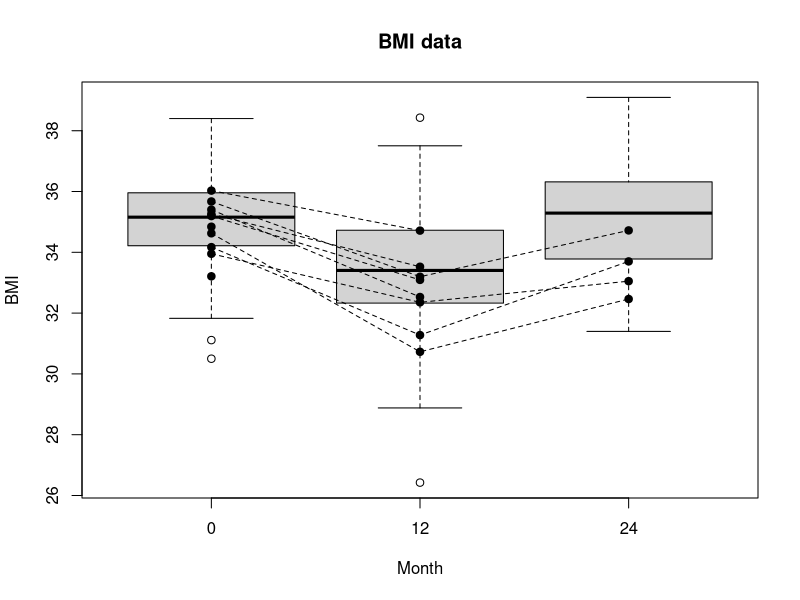

Write R code to recreate this figure.
#' Code from Sergey for generating BMI reduction data
#' This code can be updated to generate internal/external data in a similar manner
library(MASS)

n <- 200
set.seed(1234)
R <- rbinom(n,size = 1, prob=0.5)
eff1 <- -1.5   ## BMI reduction at an early  time point (the intervention effect)
eff2 <- -0.75 ## BMI reduction at the primary endpoint (the intervention effect)
red1 <- -1   ## BMI reduction at an early time point
red2 <- 0   ## BMI reduction at the primary endpoint
lost1 <- 0.2## probability of dropping prior to the early BMI assessment
lost2 <- 0.4 ## probability of dropping prior to the primary BMI assessment
baselineBMI <- 35

MU <- data.frame(BMI1=baselineBMI, 
                 BMI2=baselineBMI+red1 + R*eff1, 
                 BMI3=baselineBMI+red2 + R*eff2)
CORR  <- diag(rep(3,1))
CORR[CORR==0] <- 0.9
SDs <- sqrt(c(2,3,4))
SIGMA <- diag(SDs) %*% CORR %*% diag(SDs) 
BMI <- MASS::mvrnorm(n,mu=c(0,0,0),Sigma = SIGMA) + MU
BMI$R <- R
BMI[runif(n) < lost1, c("BMI2","BMI3")] <- NA
BMI[runif(n) < lost2, c("BMI3")] <- NA
colMeans(!is.na(BMI))

### plotting BMI data
boxplot(c(BMI$BMI1,BMI$BMI2,BMI$BMI3)~
          c(rep(0,n),rep(12,n),rep(24,n)),
        xlab="Month", ylab="BMI", main = "BMI data")
for(i in 1:10) {
  tmp <- BMI[i,]
  points(c(rep(1,1),rep(2,1),rep(3,1)),
         c(tmp$BMI1,tmp$BMI2,tmp$BMI3),pch=19)
  lines(c(rep(1,1),rep(2,1),rep(3,1)),
        c(tmp$BMI1,tmp$BMI2,tmp$BMI3),lty=2)
}
